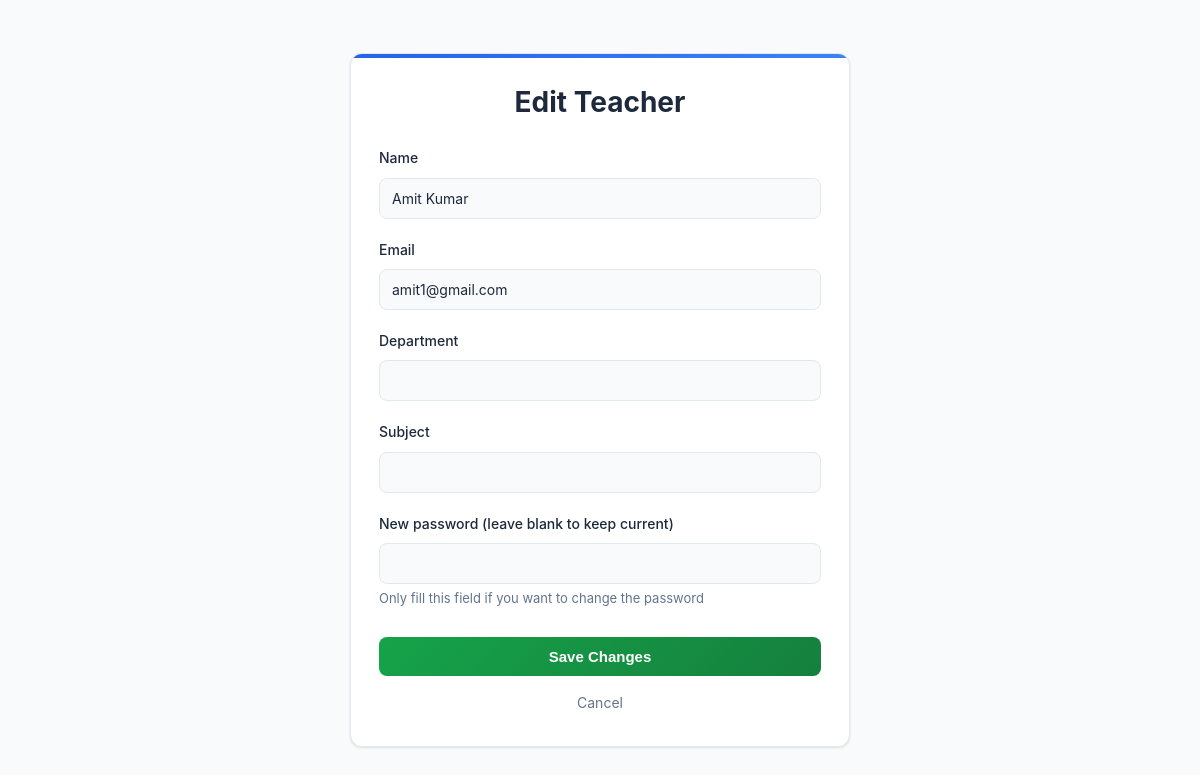
Page /admin/teacher/edit/3 (signed in) on the earlier database version.
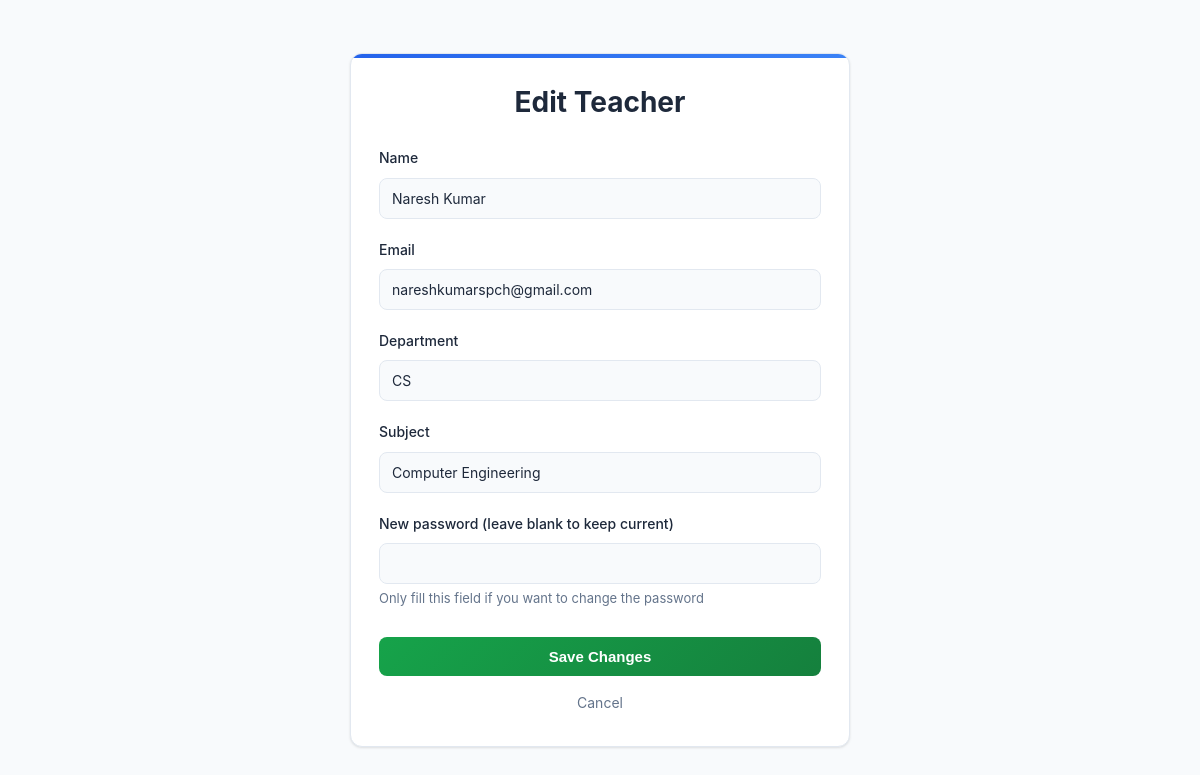
Same page on the later database version.
### app.py (models this page shows)
class User(db.Model):
    id = db.Column(db.Integer, primary_key=True)
    role = db.Column(db.String(20), nullable=False)
    name = db.Column(db.String(100), nullable=False)
    email = db.Column(db.String(100), unique=True, nullable=False)
    password = db.Column(db.String(200), nullable=False)
    roll_number = db.Column(db.String(20), nullable=True)
    branch = db.Column(db.String(100), nullable=True)
    semester = db.Column(db.String(20), nullable=True)
    department = db.Column(db.String(100), nullable=True)
    subject = db.Column(db.String(100), nullable=True)

### app.py (the view, shortened to what this page needs)
@app.route('/admin/teacher/edit/<int:id>', methods=['GET', 'POST'])
def edit_teacher(id):
    if session.get('role') != 'admin': abort(403)
    teacher = User.query.get_or_404(id)
    return render_template('edit_teacher.html', teacher=teacher)

### templates/edit_teacher.html (shortened to what this page needs)
<!DOCTYPE html>
<html lang="en">
<head>
  <link rel="stylesheet" href="{{ url_for('static', filename='style.css') }}">
</head>
<body>
  <div class="container">
    <h1>Edit Teacher</h1>
    <form method="post" action="{{ url_for('edit_teacher', id=teacher.id) }}">
      <div class="form-group">
        <label>Name</label>
        <input name="name" value="{{ teacher.name }}" required>
      </div>
      <div class="form-group">
        <label>Email</label>
        <input name="email" type="email" value="{{ teacher.email }}" required>
      </div>
      <div class="form-group">
        <label>Department</label>
        <input name="department" value="{{ teacher.department or '' }}">
      </div>
      <div class="form-group">
        <label>Subject</label>
        <input name="subject" value="{{ teacher.subject or '' }}">
      </div>
      <div class="form-group">
        <label>New password (leave blank to keep current)</label>
        <input name="password" type="password">
        <div class="form-note">Only fill this field if you want to change the password</div>
      </div>
      <button type="submit">Save Changes</button>
      <a href="{{ url_for('manage_teachers') }}" class="cancel-btn">Cancel</a>
    </form>
  </div>
</body>
</html>

Differences in the rows shown:
changed User: name "Amit Kumar" → "Naresh Kumar"; email "amit1@gmail.com" → "nareshkumarspch@gmail.com"; department (not shown) → "CS"; subject (not shown) → "Computer Engineering"
